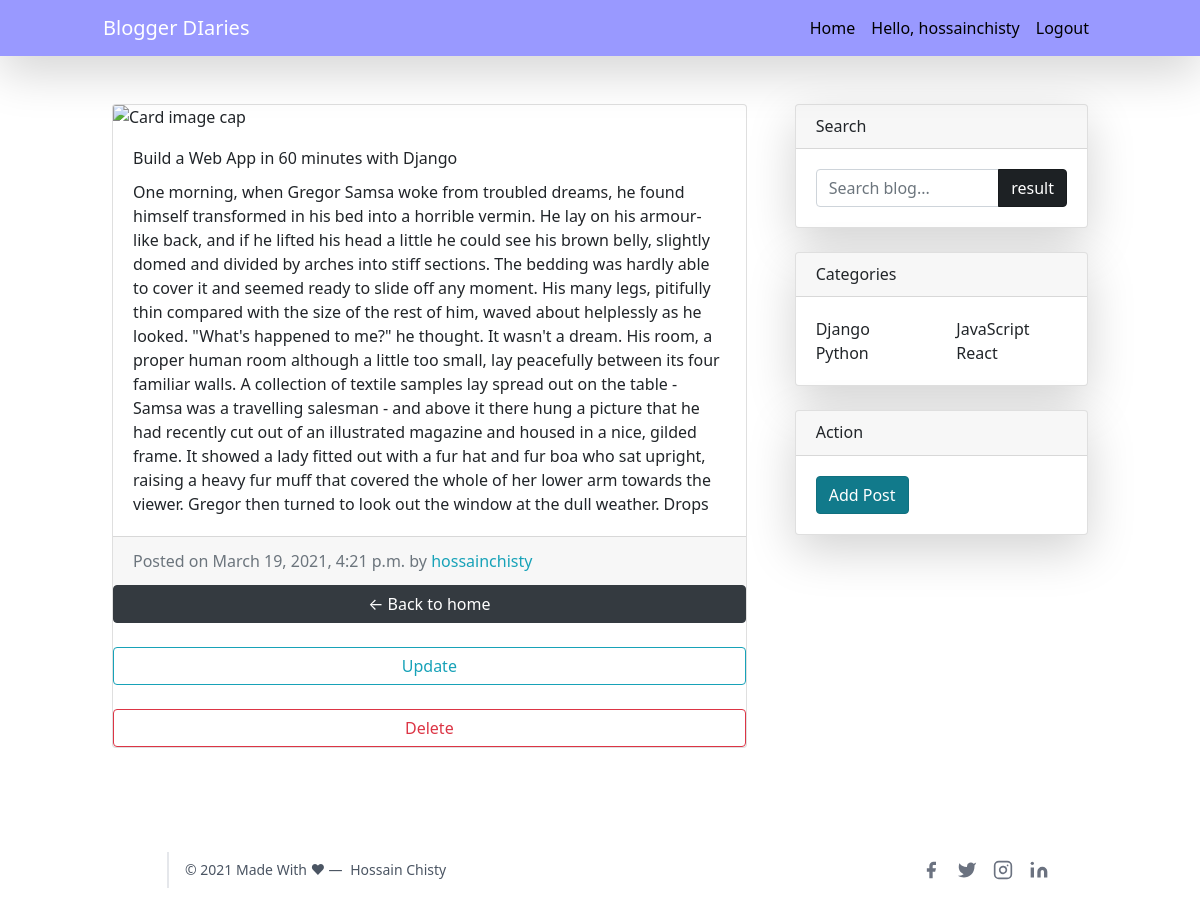
The app's page /post_detail/build-web-app-60-minutes-django (signed in) with its own data.
### Blog/models.py (models this page shows, shortened)
class Post(models.Model):
    title = models.CharField(max_length=200)
    body = models.TextField()
    slug = AutoSlugField(populate_from='title',null=True)
    published_date = models.DateTimeField(auto_now_add=True)
    author = models.ForeignKey(
        User,
         on_delete=models.CASCADE)
    class Meta:
        verbose_name_plural = 'Post'
        ordering = ['-published_date',]

### Blog/views.py (the view)
# urls.py: path('post_detail/<slug:post>' ,views.post_detail, name="post_detail"),
def post_detail(request,post):
    post = get_object_or_404(Post, slug=post)
    return render(request, 'post_detail.html', {'post':post})

### Blog/templates/post_detail.html
{% extends "base.html" %}
{% block content %}
<div class="col-md-8 p-4">
    <div class="card mb-4 my-6">
        <img class="card-img-top" src="https://sonomacounty.ca.gov/uploadedImages/Sonoma_County_Portal/Human_Services/_Uploaded_Images/_Content/Employment_and_Training/e-t-wib-light-bulb-750x300.jpg?n=8565" alt="Card image cap">
        <div class="card-body">
            <h3 class="card-title">{{ post.title }}</h3>
            <p class="card-text">{{ post.body | linebreaks }}</p>
        </div>
        <div class="card-footer text-muted">
            Posted on {{ post.published_date }}
            by
            <a href="#">
            <span class="text-info mr-2">
            {{ post.author}}
            </span>
            </a>
        </div>
    <a href="{% url 'home' %}" class="btn btn-dark">&larr; Back to home</a><br>
    <a href="{% url 'post_edit' post.pk %}" class="btn btn-outline-info">Update</a> <br>
    <a href="{% url 'post_delete' post.pk %}" class="btn btn-outline-danger">Delete</a>
    </div>
</div>
{% endblock %}

### Blog/templates/base.html (shortened to what this page needs)
<!DOCTYPE html>
<html lang="en">
<head>
  {% load static %}
  {% load crispy_forms_tags %}
  <link href="{% static 'vendor/bootstrap/css/bootstrap.min.css' %}" rel="stylesheet">
  <link href="{% static 'css/blog-home.css' %}" rel="stylesheet">
  <link href="https://unpkg.com/tailwindcss@^2/dist/tailwind.min.css" rel="stylesheet">
  <link rel="stylesheet" href="https://unpkg.com/tailwindcss/dist/tailwind.min.css">
</head>
<body>
  <nav class="navbar navbar-expand-lg fixed-top shadow-lg" style="background-color:
#9999ff;">
    <div class="container">
      <a class="navbar-brand text-white" href="{% url 'home' %}">Blogger DIaries</a>
      <div class="collapse navbar-collapse text-black" id="navbarResponsive">
        <ul class="navbar-nav ml-auto">
          <li class="nav-item active">
            <a class="nav-link" href="{% url 'home' %}">Home
            </a>
          </li>
          {% if user.is_authenticated %}
          <li class="nav-item">
            <a class="nav-link" href="#">Hello, {{ user.username }}</a>
          <li>
          <li class="nav-item">
            <a class="nav-link" href="{% url 'logout' %}">Logout</a>
          </li>
          {% endif %}
          </li>
        </ul>
      </div>
    </div>
  </nav>
  <div class="container">
    <div class="row">
      {% block content %}
      {% endblock %}
      <div class="col-md-4 p-4">
        <div class="card my-4 shadow-lg">
          <h5 class="card-header">Search</h5>
          <div class="card-body">
            <form action="/result" method="get">
              <div class="input-group">
                <input type="text" class="form-control" name="search_query" placeholder="Search blog...">
                <span class="input-group-append">
                  <input class="btn btn-dark active" type="submit" value="result">
                </span>
            </form>
          </div>
        </div>
      </div>
      <div class="card my-4 shadow-lg">
        <h5 class="card-header">Categories</h5>
        <div class="card-body">
          <div class="row">
            <div class="col-lg-6">
              <ul class="list-unstyled mb-0">
                <li>
                  <a href="{% url 'home' %}">Django</a>
                </li>
                <li>
                  <a href="{% url 'home' %}">Python</a>
                </li>
              </ul>
            </div>
            <div class="col-lg-6">
              <ul class="list-unstyled mb-0">
                <li>
                  <a href="{% url 'home' %}">JavaScript</a>
                </li>
                <li>
                  <a href="{% url 'home' %}">React</a>
                </li>
              </ul>
            </div>
          </div>
        </div>
      </div>
      <div class="card my-4 shadow-lg">
        <h5 class="card-header">Action</h5>
        <div class="card-body">
          <a class="btn btn-info active" href="{% url 'create_post' %}">Add Post</a>
        </div>
      </div>
    </div>
  </div>
  <footer class="text-gray-600 body-font">
    <div class="container px-5 py-8 mx-auto flex items-center sm:flex-row flex-col">
      <p class="text-sm text-black-500 sm:ml-4 sm:pl-4 sm:border-l-2 sm:border-gray-200 sm:py-2 sm:mt-0 mt-4">© 2021
        Made With ❤ —
        <a href="https://github.com/hossainchisty" class="text-black-600 ml-1" rel="noopener noreferrer"
          target="_blank">Hossain Chisty</a>
      </p>
      <span class="inline-flex sm:ml-auto sm:mt-0 mt-4 justify-center sm:justify-start">
        <a class="text-gray-500">
          <svg fill="currentColor" stroke-linecap="round" stroke-linejoin="round" stroke-width="2" class="w-5 h-5"
            viewBox="0 0 24 24">
            <path d="M18 2h-3a5 5 0 00-5 5v3H7v4h3v8h4v-8h3l1-4h-4V7a1 1 0 011-1h3z"></path>
          </svg>
        </a>
        <a class="ml-3 text-gray-500">
          <svg fill="currentColor" stroke-linecap="round" stroke-linejoin="round" stroke-width="2" class="w-5 h-5"
            viewBox="0 0 24 24">
            <path
              d="M23 3a10.9 10.9 0 01-3.14 1.53 4.48 4.48 0 00-7.86 3v1A10.66 10.66 0 013 4s-4 9 5 13a11.64 11.64 0 01-7 2c9 5 20 0 20-11.5a4.5 4.5 0 00-.08-.83A7.72 7.72 0 0023 3z">
            </path>
          </svg>
        </a>
        <a class="ml-3 text-gray-500">
          <svg fill="none" stroke="currentColor" stroke-linecap="round" stroke-linejoin="round" stroke-width="2"
            class="w-5 h-5" viewBox="0 0 24 24">
            <rect width="20" height="20" x="2" y="2" rx="5" ry="5"></rect>
            <path d="M16 11.37A4 4 0 1112.63 8 4 4 0 0116 11.37zm1.5-4.87h.01"></path>
          </svg>
        </a>
        <a class="ml-3 text-gray-500">
          <svg fill="currentColor" stroke="currentColor" stroke-linecap="round" stroke-linejoin="round" stroke-width="0"
            class="w-5 h-5" viewBox="0 0 24 24">
            <path stroke="none"
              d="M16 8a6 6 0 016 6v7h-4v-7a2 2 0 00-2-2 2 2 0 00-2 2v7h-4v-7a6 6 0 016-6zM2 9h4v12H2z"></path>
            <circle cx="4" cy="4" r="2" stroke="none"></circle>
          </svg>
        </a>
      </span>
    </div>
  </footer>
</body>
</html>

### static/css/blog-home.css (style rules this page uses)
body { padding-top: 56px; }
* { padding: 0; margin: 0; }

### records on screen
Post: title "Build a Web App in 60 minutes with Django", body "One morning, when Gregor Samsa woke from troubled dreams, he found himself transformed in his bed into a horrible vermin. He lay on his armour-like back, and if he lifted his head a little he could see his brown belly, slightly domed and divided by arches into stiff sections. The bedding was hardly able to cover it and seemed ready to slide off any moment. His many legs, pitifully thin compared with the size of the rest of him, waved about helplessly as he looked. \"What's happened to me?\" he thought. It wasn't a dream. His room, a proper human room although a little too small, lay peacefully between its four familiar walls. A collection of textile samples lay spread out on the table - Samsa…", published_date "March 19, 2021, 4:21 p.m.", author "hossainchisty"

### other values on screen
{{ user.username }} "hossainchisty"
